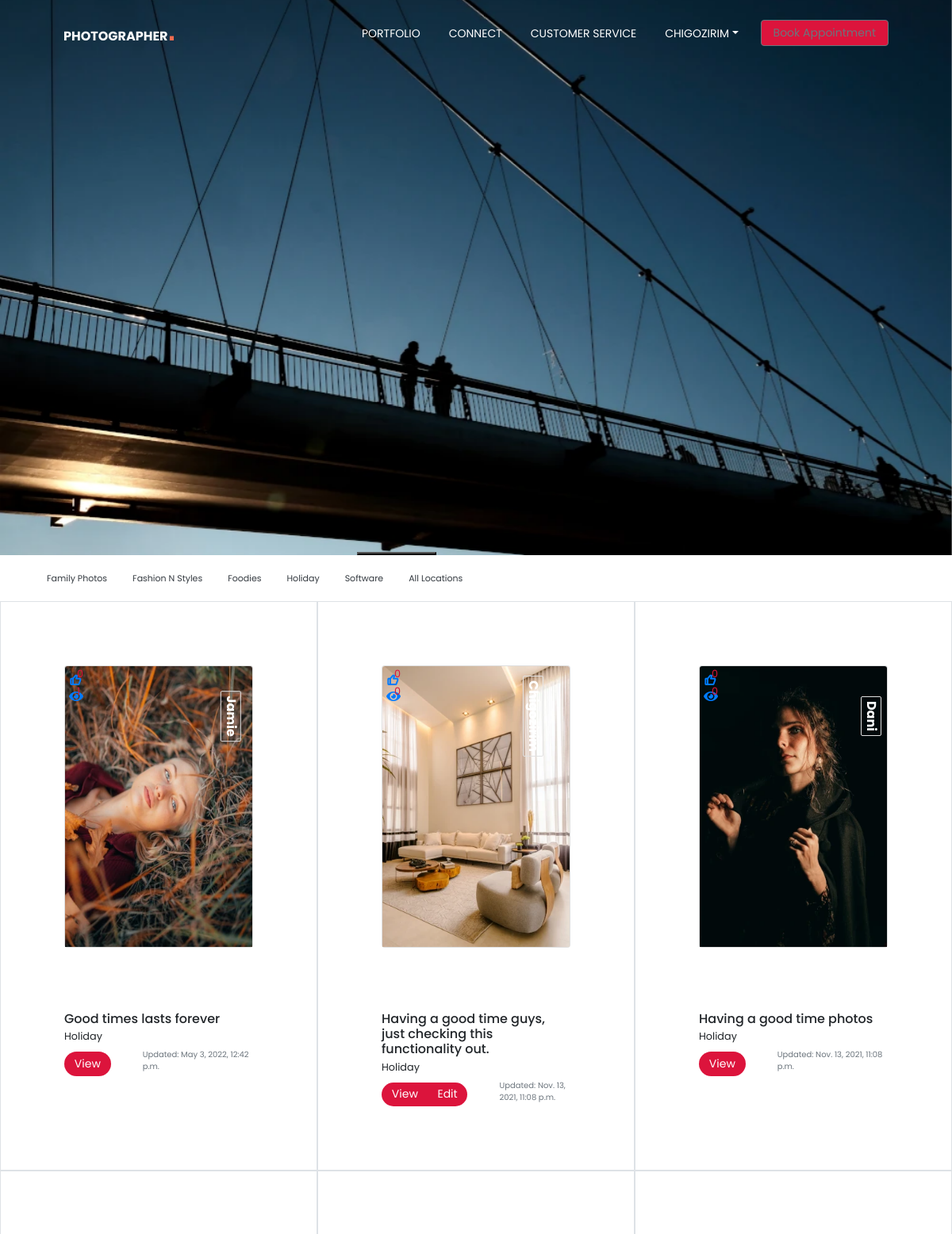
Page /?category=Holiday (signed in, upper part) on the earlier database version.
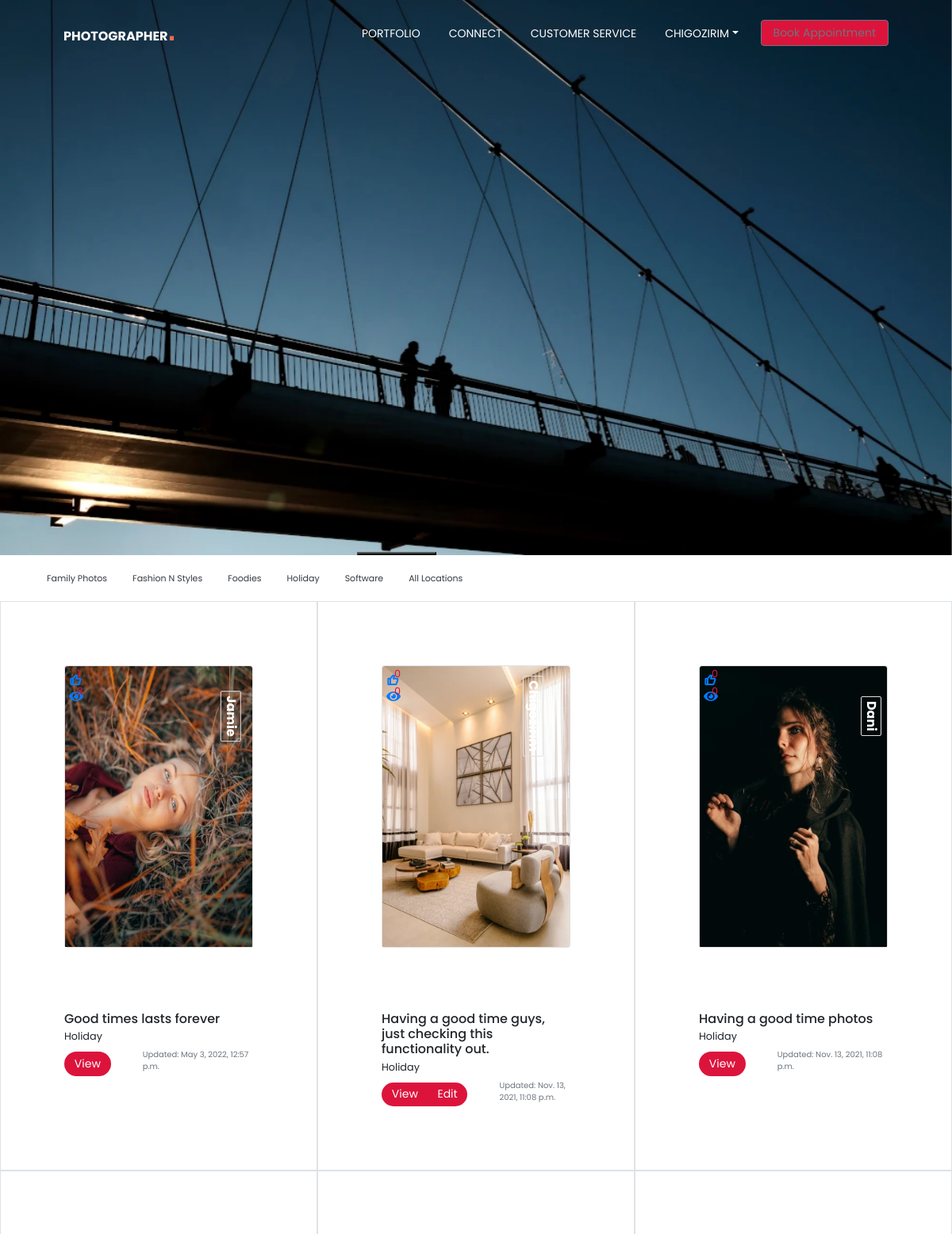
Same page on the later database version.
### photos/models.py (models this page shows, shortened)
class Photo(models.Model):
    id = models.AutoField(primary_key=True)
    title = models.CharField(max_length=30,  null=True, blank=True, default='')
    category = models.ForeignKey(
        Category, on_delete=models.SET_NULL, null=True, blank=True)
    image = models.ImageField(null=True, blank=True, default='')
    description = models.TextField()
    date = models.DateTimeField(auto_now=True)
    visits = models.IntegerField(default=0)
    last_visit = models.DateTimeField(blank=True, null=True)
    created = models.DateTimeField(default=timezone.now)
    updated = models.DateTimeField(default=timezone.now)
    author = models.ForeignKey(
        User,
        default=None,
        on_delete=models.CASCADE,
    )
    likes = models.ManyToManyField(
        User, related_name='photo_likes')
    class Meta:
        ordering = ('-created',)
        verbose_name = 'photo'
        verbose_name_plural = 'photos'
    def total_likes(self):
        return self.likes.count()

class Category(models.Model):
    name = models.CharField(max_length=100, null=False, blank=False)
    ordering = models.IntegerField(default=0)
    is_featured = models.BooleanField(default=False)
    class Meta:
        ordering = ('name',)
        verbose_name_plural = 'categories'

### photos/views.py (the view)
# urls.py: path('', views.gallery, name='gallery'),
@login_required
def gallery(request):
    category = request.GET.get('category')
    if category == None:
        photos = Photo.objects.all()
    else:
        photos = Photo.objects.filter(category__name=category)
    categories = Category.objects.all()
    context = {'categories': categories, 'photos': photos}
    return render(request, 'photos/gallery.html', context)

### templates/photos/gallery.html (shortened to what this page needs)
{% extends 'base.html' %}
{% load static %}
{% block content %}
<div class="container-fluid no-gutters mtop">
  <div class="row">
    <div id="carouselExampleIndicators" class="carousel slide" data-bs-ride="carousel">
      <div class="carousel-indicators">
        <button type="button" data-bs-target="#carouselExampleIndicators" data-bs-slide-to="0" class="active"
          aria-current="true" aria-label="Slide 1"></button>
      </div>
      <div class="carousel-inner">
        <div class="carousel-item active">
          <img src="{% static './images/thanos.webp' %}" alt="" style="width:100vw; max-height: 100vh; object-fit:cover;">
        </div>
      </div>
    </div>
  </div>
  <div class="row justify-content-center">
    <div class="col-6 col-md-6 col-sm-4 no-gutters col6-add">
      <div class="my-3  justify-content-center text-dark navbar-collapse">
        <ul class="nav">
          {% for category in categories %}
          <li class="nav-item">
            <a class="nav-link text-dark" href="{% url 'gallery' %}?category={{category.name}}">{{category.name}}</a>
          </li>
          {% endfor %}
          <li class="nav-item">
            <a class="nav-link text-dark" href="{% url 'gallery' %}">All Locations</a>
          </li>
        </ul>
      </div>
    </div>
  </div>
  <div class="row no-gutters">
    {% for photo in photos %}
    <div class="col-md-4 col-sm-6 col-xs-6 no-gutters border p-gallery">
      <div class="card shadow-0 m-5 card-m-add">
        <a href="{% url 'photo' photo.id %}">
        <div class="bg-image hover-overlay ripple" data-mdb-ripple-color="light">
          <img src="{{photo.image.url}}" class="img-fluid card-img-top imag-thumbnail" />
          <small class="imag-author">{{photo.author}}</small>
          <i class='imag-likes bx bx-like' ></i>
          <small class="imag-count">{{ photo.total_likes }}</small>
          <i class="visit-counter fa fa-eye" aria-hidden="true"></i>
          <small class="visit-count">{{ photo.visits }}</small>
        </div>
      </a>
      </div>
      <div class="card-body p-5 card-m-add">
        <h5 class="card-title">{{photo.title}}</h5>
        <small class="card-text">{{photo.category.name}}</small>
        <div class="d-flex justify-content-between align-items-center">
          {% if user.is_authenticated%}
          <div class="btn-group  mt-2">
            <a href="{% url 'photo' photo.id %}" type="button" class="btn1 btn btn-sm btn-outline-secondary">View</a>
            {% if user.id == photo.author.id or user.is_superuser %}
            <a href="{% url 'photo_edit' photo.id %}" type="button" class="btn1 btn btn-sm btn-outline-secondary">Edit</a>
            {% endif %}
          </div>
          {% endif %}
          <small class="text-muted photo-date">Updated: {{photo.date}}</small>
        </div>
      </div>
    </div>
    {% endfor %}
  </div>
</div>
{% endblock content %}

Differences in the rows shown:
changed Photo "Good times lasts forever": total_likes "0" → "1"; visits "1" → "3"; date "May 3, 2022, 12:42 p.m." → "May 3, 2022, 12:57 p.m."
